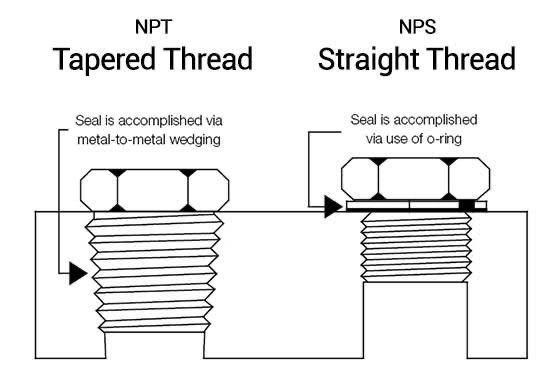
#> input picture Rover/01.jpg, 560 x 378 px, given in place of the camera
$ python cone4.py
#> lines starting #> are read from the running program, lines starting #| are printed output that depends on the picture; after the words box and inside, x2 and y2 are one past the last pixel; in counts of white or black regions, pixels touching at a corner belong together
import cv2
import numpy as np
import imutils


def real_time_shape(show):
    # VIDEO CAPTURE
#> called with show = 1
    cap_video = cv2.VideoCapture(0)

    # RUNS FOREVER
    while (1):
        _, frame = cap_video.read()
#> frame is the input picture: shape (378, 560, 3); min 0, max 255, mean 236.3

        # CANNY EDGE DETECTION
        frameG = cv2.cvtColor(frame, cv2.COLOR_BGR2GRAY)
        edges = cv2.Canny(frameG, 200, 200)
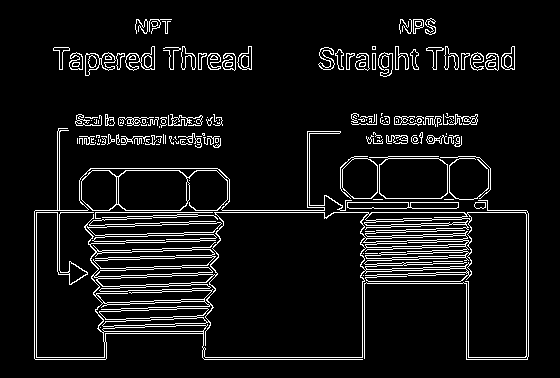
#> edges: shape (378, 560); 7.6% white in thin lines or dots, all inside (x1, y1, x2, y2) = (34, 18, 529, 360)
        thresh = cv2.threshold(frameG, 127, 255, cv2.THRESH_BINARY)[1]
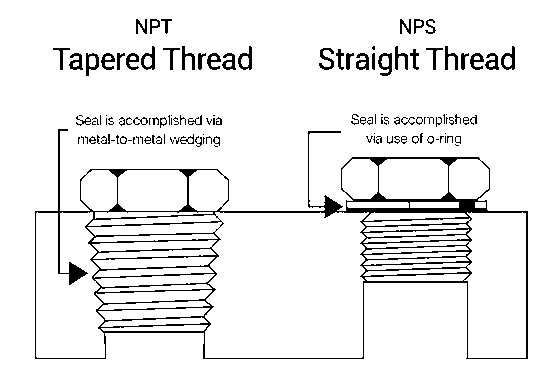
#> thresh: shape (378, 560); 92.9% white; black in thin lines or dots, all inside (x1, y1, x2, y2) = (35, 19, 528, 359)
        # CALLING SHAPE DETECTION FUNCTION
        shapes = shapeDetector(thresh, frame.copy())
        if (show):
            # DISPLAY ORIGINAL
            cv2.imshow('Original Image', frame)

            # DISPLAY CANNY OUTPUT
            cv2.imshow('Edges', edges)

            # DISPLAY THRESH OUTPUT
            cv2.imshow('Threshold', thresh)

            # DISPLAY SHAPE OUTPUT
            cv2.imshow('Shapes', shapes)
        cv2.waitKey(5)

    cap_video.release()
    cv2.destroyAllWindows()


def shapeDetector(image, origimage):

    # RESIZING THE IMAGE
    resized = imutils.resize(image, width=300)
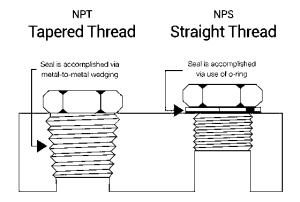
#> resized: shape (202, 300); min 0, max 255, mean 236.8
    ratio = image.shape[0] / float(resized.shape[0])
#> ratio = 1.87

    # SETTING A THRESHOLD TO CONVERT IT TO BLACK AND WHITE

    # FINDING CONTOURS IN THE B/W IMAGE
    contours = cv2.findContours(
        resized.copy(), cv2.RETR_EXTERNAL, cv2.CHAIN_APPROX_NONE)[1]
#> contours = 1 contour; box (x1, y1, x2, y2) and area: (0, 0, 300, 202) 60099

    for cntour in contours:
        # CALCULATING THE CENTERgray = cv.cvtColor(resized, cv.COLOR_BGR2GRAY)
        shape = detect(cntour)
        M = cv2.moments(cntour)
        if (M["m00"] == 0):
            cX = 0
            cY = 0
        else:
            cX = int((M["m10"] / M["m00"]) * ratio)
            cY = int((M["m01"] / M["m00"]) * ratio)
        cntour = cntour.astype("float")
        cntour *= ratio
        cntour = cntour.astype("int")
        cv2.drawContours(origimage, [cntour], -1, (34, 0, 156), 2)
        cv2.putText(origimage, shape, (cX, cY), cv2.FONT_HERSHEY_SIMPLEX,
                   0.5, (255, 255, 255), 2)
#> this loop made 1 pass
#> (shape, peri in detect, approx in detect, w in detect, h in detect, ar in detect, cX, cY) on pass 1: ('rectangle', 1000, [[0, 0], [0, 201], [299, 201], [299, 0]], 300, 202, 1.49, 279, 188)
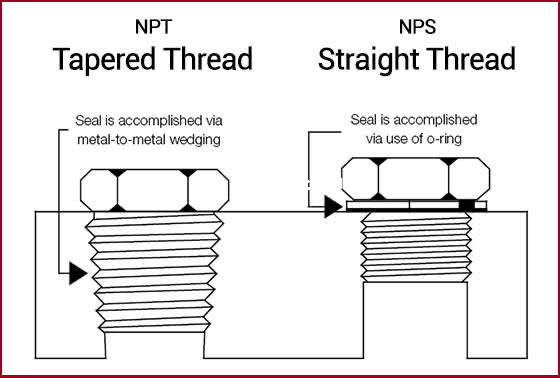
#> origimage: shape (378, 560, 3); mean of channels 0, 1, 2 231.9, 231.2, 234.4; drawn as B, G, R
    return (origimage)

# NEEDS TO BE REPLACED BY K MEANS CLUSTERING INSTEAD OF CONTOUR MAPPING


def detect(c):
    shape = "unidentified"
    peri = cv2.arcLength(c, True)
    approx = cv2.approxPolyDP(c, 0.04 * peri, True)
    if len(approx) == 3:
        shape = "triangle"

    elif len(approx) == 4:
        (_, _, w, h) = cv2.boundingRect(approx)
        ar = w / float(h)
        shape = "square" if ar >= 0.95 and ar <= 1.05 else "rectangle"

    elif len(approx) == 5:
        shape = "pentagon"

    else:
        shape = "circle"

    return shape


if __name__ == "__main__":
    real_time_shape(1)

$ run again, on Rover/3.jpg
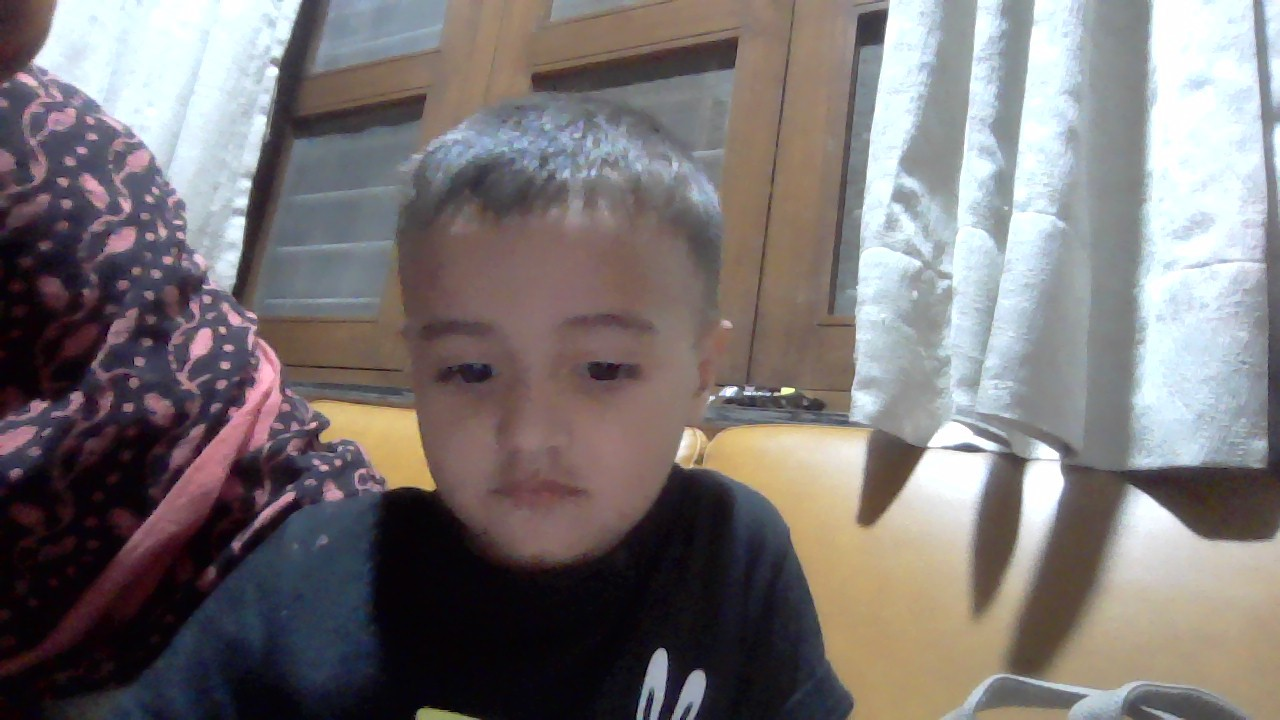
#> input picture Rover/3.jpg, 1280 x 720 px, given in place of the camera
#> in real_time_shape, frame is the input picture: shape (720, 1280, 3); mean B, G, R 117.3, 116.9, 122.7
#> in real_time_shape, `edges = cv2.Canny(frameG, 200, 200)`:
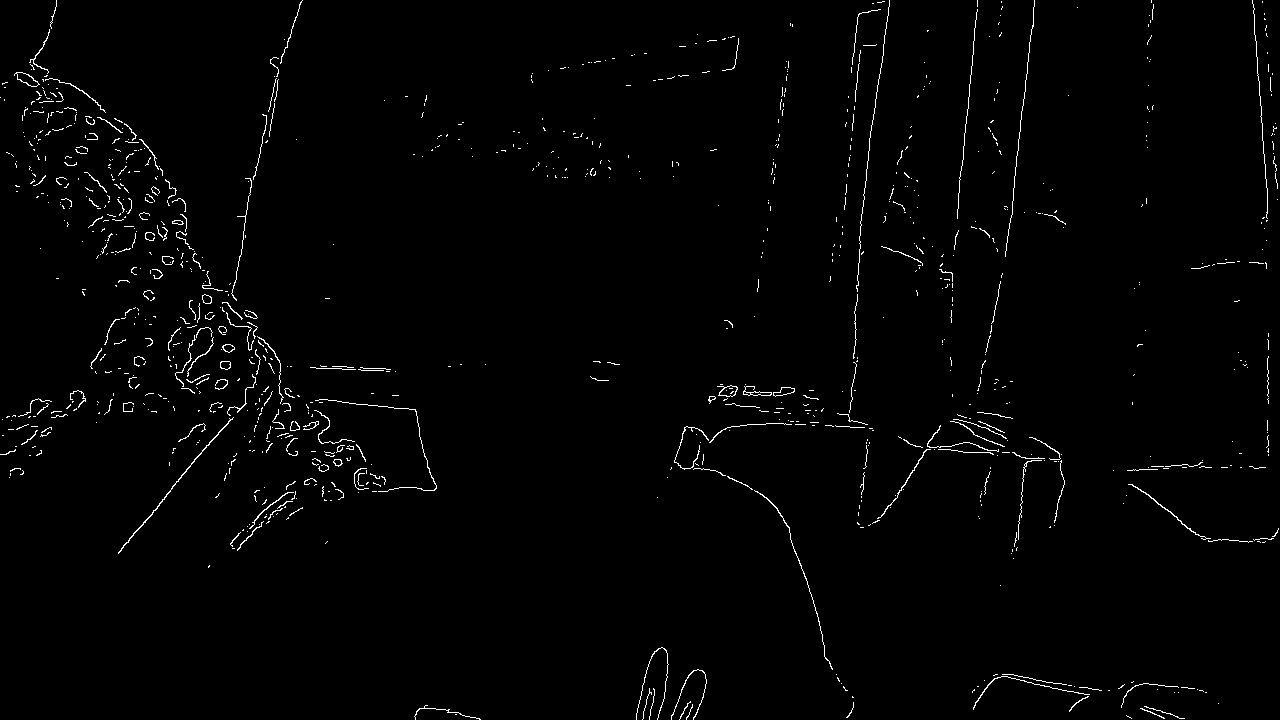
#> edges: shape (720, 1280); 1.3% white in thin lines or dots
#> thresh: shape (720, 1280); 43% white; 261 white regions (185 under 20 px)
#> contours = 64 contours, 50 with area under 20; largest, box (x1, y1, x2, y2) and area: (73, 0, 300, 168) 20231, (0, 0, 71, 92) 2644, (34, 70, 103, 123) 822, (149, 151, 157, 168) 74, (157, 156, 166, 168) 56
#> the loop in shapeDetector, `for cntour in contours:` made 64 passes
#> (cntour, shape, peri in detect, approx in detect, w in detect, h in detect, ar in detect, cX) on pass 43: ([[132, 265], [132, 270], [137, 270], [137, 265]], 'square', 4, [[31, 62], [31, 63], [32, 63], [32, 62]], 2, 2, 1, 135)
#> after the loop in shapeDetector, `for cntour in contours:`:
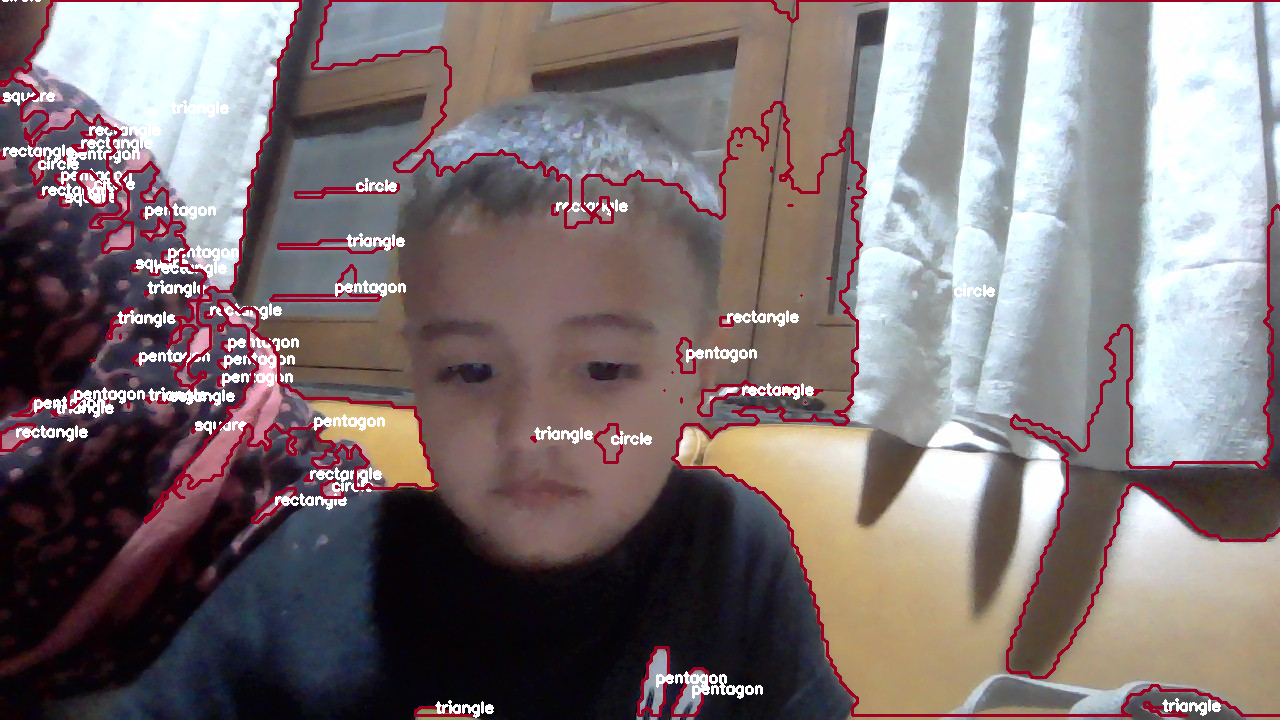
#> origimage: shape (720, 1280, 3); mean of channels 0, 1, 2 116.9, 115.5, 126.7; drawn as B, G, R
